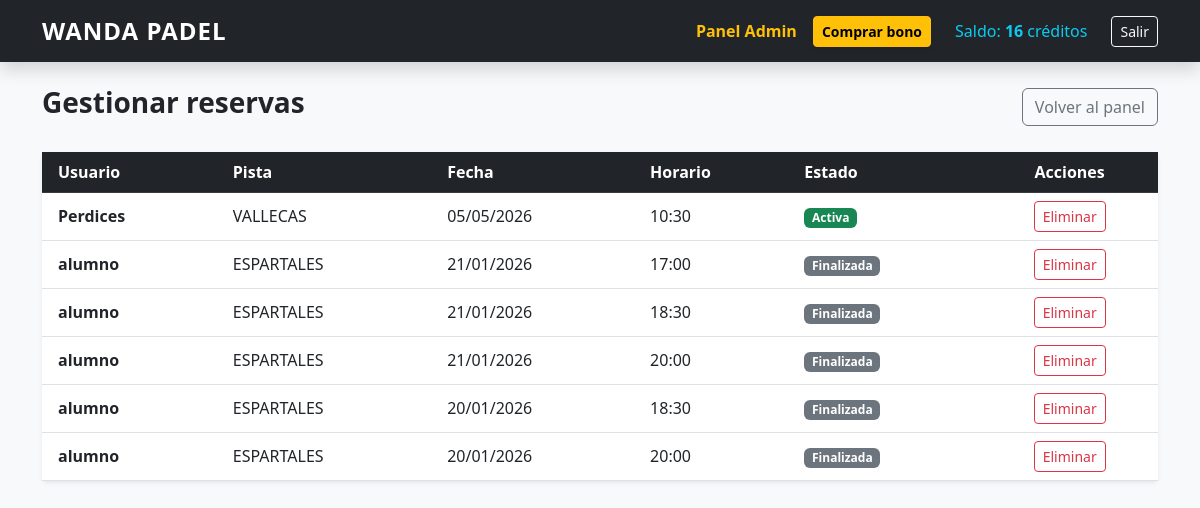
The page /panel-admin/reservas/ (signed in) on the database its author committed.
### reservas/models.py (models this page shows, shortened)
class Usuario(AbstractUser):
    creditos = models.PositiveIntegerField(default=0)

class Reserva(models.Model):
    HORARIOS = [
        ('09:00', '09:00 - 10:30'),
        ('10:30', '10:30 - 12:00'),
        ('12:00', '12:00 - 13:30'),
        ('17:00', '17:00 - 18:30'),
        ('18:30', '18:30 - 20:00'),
        ('20:00', '20:00 - 21:30'),
    ]
    usuario = models.ForeignKey(Usuario, on_delete=models.CASCADE)
    pista = models.ForeignKey(Pista, on_delete=models.CASCADE)
    bono_consumido = models.ForeignKey(
        Bono,
        on_delete=models.SET_NULL,
        null=True,
        blank=True,
        related_name='reservas',
    )
    fecha = models.DateField()
    bloque = models.CharField(max_length=5, choices=HORARIOS)
    @property
    def fecha_hora_inicio(self):
        return datetime_class.combine(self.fecha, datetime_class.strptime(self.bloque, "%H:%M").time())
    @property
    def ha_pasado(self):
        return self.fecha_hora_inicio < timezone.localtime().replace(tzinfo=None)
    class Meta:
        constraints = [
            models.UniqueConstraint(
                fields=['pista', 'fecha', 'bloque'],
                name='reserva_unica_por_pista_fecha_bloque',
            )
        ]

class Pista(models.Model):
    nombre = models.CharField(max_length=100)
    imagen_url = models.URLField(
        max_length=500,
        blank=True,
        null=True,
        help_text="Pega aquí el enlace de una foto de una pista de pádel",
    )
    activa = models.BooleanField(default=True)

### reservas/views.py (the view)
# urls.py: path('panel-admin/reservas/', views.gestionar_reservas, name='gestionar_reservas'),
@admin_required
def gestionar_reservas(request):
    reservas = Reserva.objects.select_related('usuario', 'pista').order_by('-fecha', 'bloque')
    return render(request, 'reservas/gestionar_reservas.html', {'reservas': reservas})

### reservas/views.py (called while the page is built)
def admin_required(view_func):
    @wraps(view_func)
    @login_required
    def wrapper(request, *args, **kwargs):
        if not request.user.is_staff:
            messages.error(request, "No tienes permisos de administrador.")
            return redirect('home')
        return view_func(request, *args, **kwargs)
    return wrapper

### reservas/templates/reservas/gestionar_reservas.html (shortened to what this page needs)
{% extends 'reservas/base.html' %}
{% block content %}
<div class="d-flex justify-content-between align-items-center mb-4">
    <h1 class="h3 fw-bold">Gestionar reservas</h1>
    <a href="{% url 'panel_admin' %}" class="btn btn-outline-secondary">Volver al panel</a>
</div>
<div class="card border-0 shadow-sm">
    <div class="table-responsive">
        <table class="table table-hover align-middle mb-0">
            <thead class="table-dark">
                <tr>
                    <th class="ps-3">Usuario</th>
                    <th>Pista</th>
                    <th>Fecha</th>
                    <th>Horario</th>
                    <th>Estado</th>
                    <th class="text-center">Acciones</th>
                </tr>
            </thead>
            <tbody>
                {% for r in reservas %}
                <tr>
                    <td class="ps-3 fw-bold">{{ r.usuario.username }}</td>
                    <td>{{ r.pista.nombre }}</td>
                    <td>{{ r.fecha|date:"d/m/Y" }}</td>
                    <td>{{ r.bloque }}</td>
                    <td>
                        {% if r.ha_pasado %}
                            <span class="badge bg-secondary">Finalizada</span>
                        {% else %}
                            <span class="badge bg-success">Activa</span>
                        {% endif %}
                    </td>
                    <td class="text-center">
                        <form action="{% url 'eliminar_reserva_admin' r.id %}" method="post"
                              onsubmit="return confirm('¿Eliminar esta reserva? Solo se devolverá crédito si todavía no ha pasado.');">
                            <button type="submit" class="btn btn-outline-danger btn-sm">Eliminar</button>
                        </form>
                    </td>
                </tr>
                {% empty %}
                <tr>
                    <td colspan="6" class="text-center text-muted py-4">No hay reservas registradas.</td>
                </tr>
                {% endfor %}
            </tbody>
        </table>
    </div>
</div>
{% endblock %}

### reservas/templates/reservas/base.html (shortened to what this page needs)
<!DOCTYPE html>
<html lang="es">
<head>
    <link href="https://cdn.jsdelivr.net/npm/bootstrap@5.3.0/dist/css/bootstrap.min.css" rel="stylesheet">
</head>
<body class="bg-light">
    <nav class="navbar navbar-expand-lg navbar-dark bg-dark mb-4 shadow">
        <div class="container">
            <a class="navbar-brand fw-bold" href="{% url 'home' %}">WANDA PADEL</a>
            <div class="collapse navbar-collapse" id="navbarNav">
                <div class="navbar-nav ms-auto align-items-center">
                    {% if user.is_authenticated %}
                        {% if user.is_staff %}
                            <a class="nav-link text-warning me-2 fw-bold" href="{% url 'panel_admin' %}">Panel Admin</a>
                        {% endif %}
                        <a class="btn btn-warning btn-sm me-3 fw-bold shadow-sm" href="{% url 'comprar_bono' %}">
                            Comprar bono
                        </a>
                        <span class="nav-link text-info me-3">
                            Saldo: <strong>{{ user.creditos }}</strong> créditos
                        </span>
                        <form action="{% url 'logout' %}" method="post" class="d-inline">
                            <button type="submit" class="btn btn-outline-light btn-sm">Salir</button>
                        </form>
                    {% else %}
                        <a class="nav-link me-2" href="{% url 'login' %}">Entrar</a>
                        <a class="btn btn-primary btn-sm text-white px-3 shadow-sm" href="{% url 'registro' %}">Registro</a>
                    {% endif %}
                </div>
            </div>
        </div>
    </nav>
    <div class="container">
        {% block content %}
        {% endblock %}
    </div>
</body>
</html>

### reservas/templates/reservas/base.html (style rules this page uses)
.navbar-brand { font-size: 1.5rem; letter-spacing: 1px; }
.nav-link { font-weight: 500; }

### rows shown on the page
Usuario: creditos "16"
Reserva: usuario.username "Perdices", pista.nombre "VALLECAS", fecha "05/05/2026", bloque "10:30", shows "Activa"
Reserva: usuario.username "alumno", pista.nombre "ESPARTALES", fecha "21/01/2026", bloque "17:00", shows "Finalizada"
Reserva: usuario.username "alumno", pista.nombre "ESPARTALES", fecha "21/01/2026", bloque "18:30", shows "Finalizada"
Reserva: usuario.username "alumno", pista.nombre "ESPARTALES", fecha "21/01/2026", bloque "20:00", shows "Finalizada"
Reserva: usuario.username "alumno", pista.nombre "ESPARTALES", fecha "20/01/2026", bloque "18:30", shows "Finalizada"
Reserva: usuario.username "alumno", pista.nombre "ESPARTALES", fecha "20/01/2026", bloque "20:00", shows "Finalizada"
